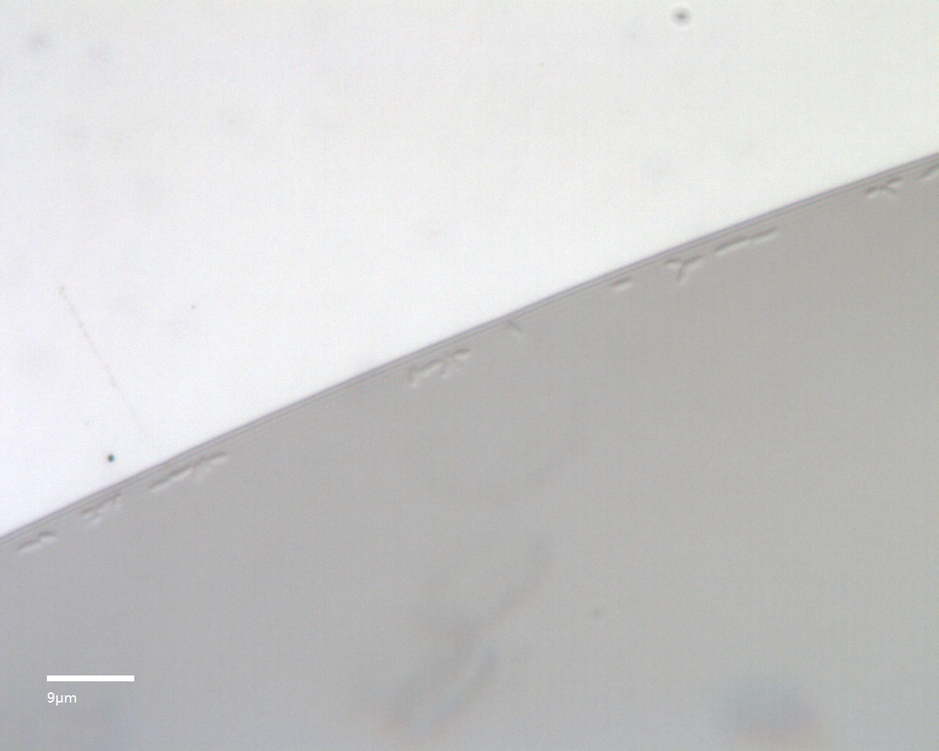
#> input picture morphology_analysis/input/Image_001.tif, 939 x 751 px, shrunk from 1280 x 1024 before the run
$ python box_auto.py -i ../morphology_analysis/input/Image_001.tif
#> lines starting #> are read from the running program, lines starting #| are printed output that depends on the picture; after the words box and inside, x2 and y2 are one past the last pixel; in counts of white or black regions, pixels touching at a corner belong together
import cv2
import numpy as np
import os
import sys
import argparse


def get_cell_boxes(args):
    if not os.path.exists(args.output_dir):
        os.makedirs(args.output_dir)

    img = cv2.imread(args.input)
#> img is the input picture: shape (751, 939, 3); mean B, G, R 204.2, 204.2, 204.4
    if img is None:
        print(f"Error: Could not read file {args.input}")
        return
    gray = cv2.cvtColor(img, cv2.COLOR_BGR2GRAY)
    h_img, w_img = gray.shape

    clahe = cv2.createCLAHE(clipLimit=3.0, tileGridSize=(8, 8))
    enhanced = clahe.apply(gray)
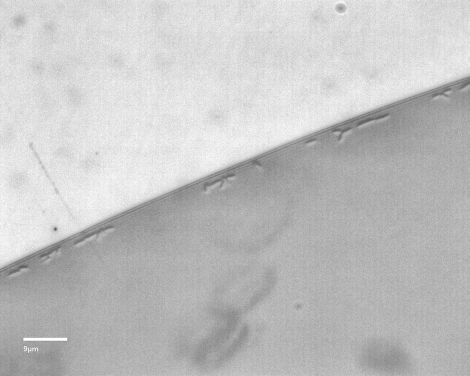
#> enhanced: shape (751, 939) (shown at 1/2 size); min 93, max 255, mean 193.9
    blurred = cv2.GaussianBlur(enhanced, (5, 5), 0)

    denoised = cv2.medianBlur(gray, 5)

    thresh = cv2.adaptiveThreshold(
        denoised, 255, cv2.ADAPTIVE_THRESH_GAUSSIAN_C,
        cv2.THRESH_BINARY_INV, args.block_size, args.c_value
    )
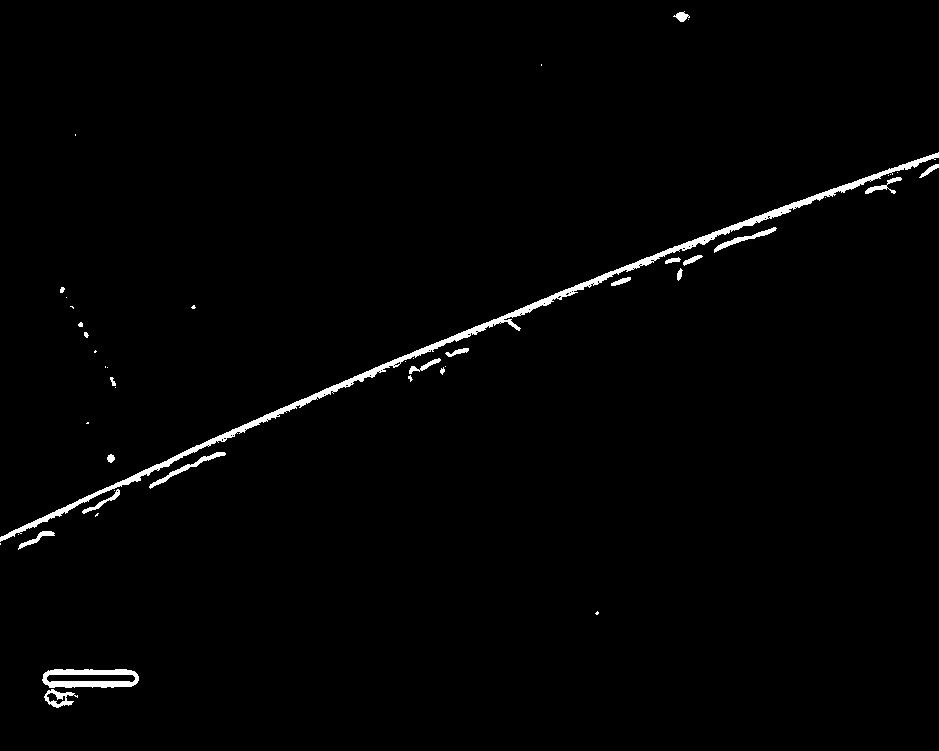
#> thresh: shape (751, 939); 1.3% white; 46 white regions (24 under 20 px), largest, box (x1, y1, x2, y2) and area: (0, 152, 939, 542) 5847, (42, 669, 139, 688) 1106, (149, 452, 226, 489) 354

    kernel = cv2.getStructuringElement(cv2.MORPH_ELLIPSE, (3, 3))
    opening = cv2.morphologyEx(thresh, cv2.MORPH_OPEN, kernel, iterations=1)
#> opening: shape (751, 939); 1.3% white; 30 white regions (7 under 20 px), largest, box (x1, y1, x2, y2) and area: (0, 152, 939, 542) 5566, (42, 669, 139, 688) 1105, (149, 452, 226, 489) 353

    dist_transform = cv2.distanceTransform(opening, cv2.DIST_L2, 5)

    ret, sure_fg = cv2.threshold(
        dist_transform, args.dist_coeff * dist_transform.max(), 255, 0
    )
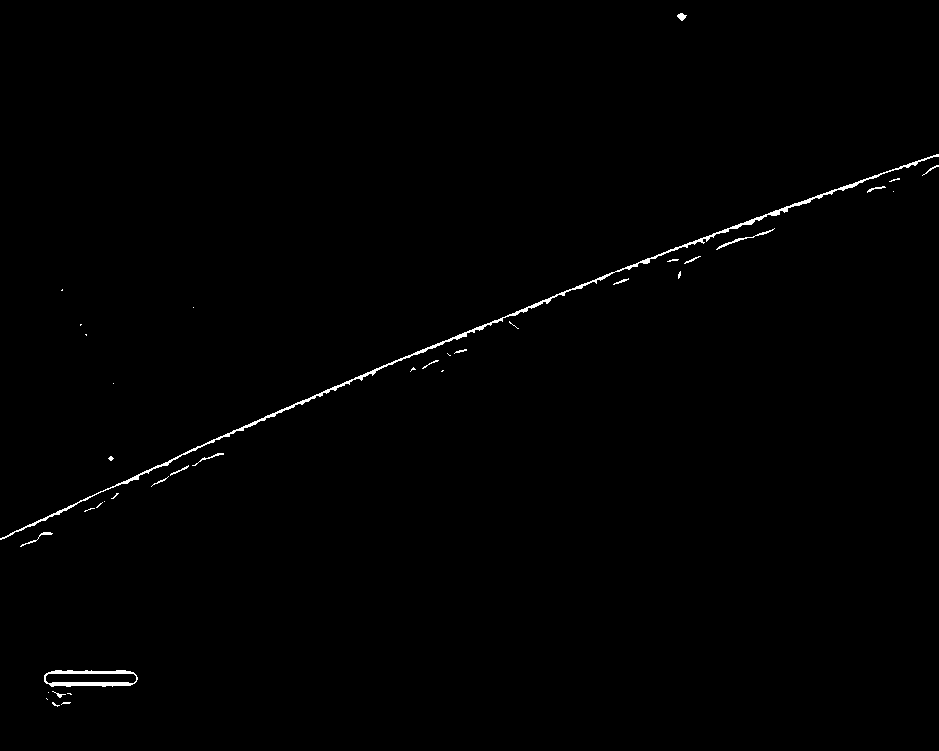
#> sure_fg: shape (751, 939) float32; 0.58% white in thin lines or dots
#> ret = 1.5
    sure_fg = np.uint8(sure_fg)
#> sure_fg: shape (751, 939); 0.58% white in thin lines or dots

    num_labels, labels, stats, centroids = cv2.connectedComponentsWithStats(
        sure_fg, connectivity=8
    )
#> labels: shape (751, 939) int32; 39 distinct labels, from 0 to 38
#> num_labels = 39; stats = 39 rows, first 6: [0, 0, 939, 751, 701079], [677, 13, 10, 8, 48], [0, 154, 939, 386, 2678], [922, 165, 17, 11, 31], [889, 178, 11, 4, 17], [867, 186, 19, 7, 39]; centroids = 39 pairs, first value 37.7 to 930.8, second value 16.19 to 704.1

    final_boxes = []
    vis_img = img.copy()

    scale_bar_x_limit = int(w_img * 0.10)
    scale_bar_y_start = int(h_img * 0.90)

    for i in range(1, num_labels):
        x, y, w, h, area = stats[i]
        cx, cy = centroids[i]

        if area < args.min_area or area > args.max_area:
            continue

        if cx < scale_bar_x_limit and cy > scale_bar_y_start:
            continue

        if args.exclude_y is not None and cy < int(h_img * args.exclude_y):
            continue

        if args.exclude_x is not None and cx < int(w_img * args.exclude_x):
            continue

        roi = gray[y:y+h, x:x+w]
        if roi.size == 0 or np.min(roi) > args.blank_threshold:
            continue

        x_final = max(0, x - args.padding)
        y_final = max(0, y - args.padding)
        w_final = min(w_img - x_final, w + 2 * args.padding)
        h_final = min(h_img - y_final, h + 2 * args.padding)

        final_boxes.append([int(x_final), int(y_final), int(x_final + w_final), int(y_final + h_final)])

        cv2.rectangle(vis_img, (x_final, y_final), (x_final + w_final, y_final + h_final), (0, 255, 0), 2)
#> this loop made 38 passes
#> (x, y, w, h, area, cx, cy, x_final) on passes 1, 3, 5, 7, 8, 11, 23, 25: (677, 13, 10, 8, 48, 681.2, 16.19, 672), (922, 165, 17, 11, 31, 930.8, 168.9, 917), (867, 186, 19, 7, 39, 875.4, 188.3, 862), (716, 228, 59, 22, 120, 742.9, 238.7, 711), (684, 256, 17, 8, 32, 691.6, 259.5, 679), (613, 278, 16, 7, 32, 620.9, 281, 608), (192, 453, 32, 13, 58, 209, 457.4, 187), (170, 465, 19, 11, 39, 179.3, 470.1, 165)
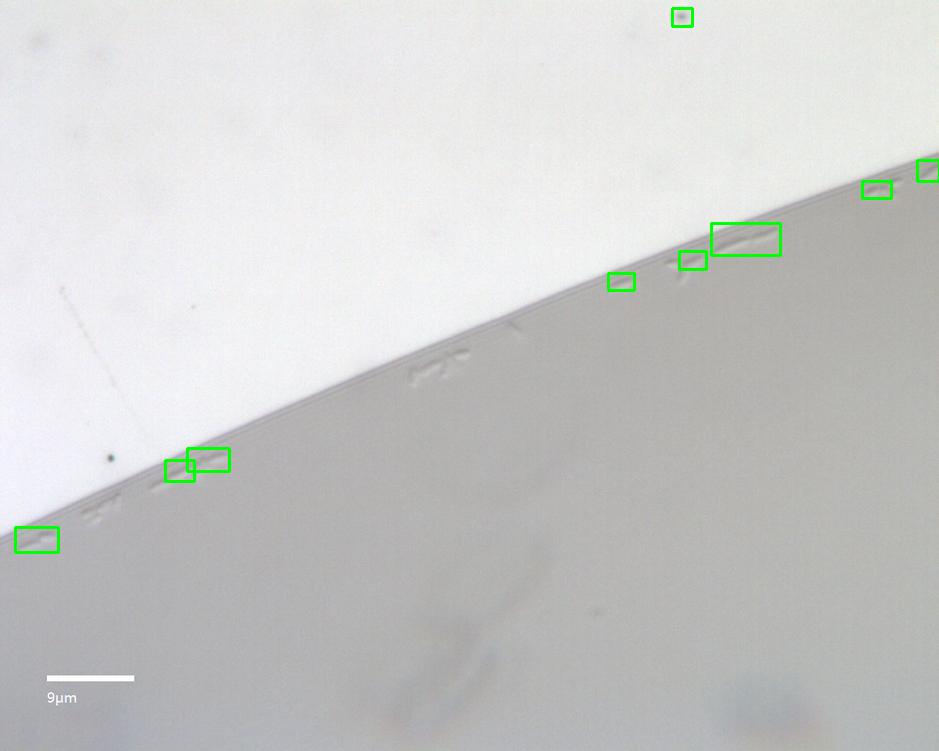
#> vis_img: shape (751, 939, 3); 0.41% of pixels changed, all inside (x1, y1, x2, y2) = (14, 7, 939, 554)
#> after the loop, final_boxes = [[672, 8, 692, 26], [917, 160, 939, 181], [862, 181, 891, 198], [711, 223, 780, 255], [679, 251, 706, 269], [608, 273, 634, 290], [187, 448, 229, 471], [165, 460, 194, 481], [15, 527, 58, 552]]

    base_name = os.path.splitext(os.path.basename(args.input))[0]

    img_output_path = os.path.join(args.output_dir, f"{args.prefix}_{base_name}.jpg")
    cv2.imwrite(img_output_path, vis_img)

    txt_output_path = os.path.join(args.output_dir, f"{args.prefix}_{base_name}.txt")
    with open(txt_output_path, 'w') as f:
        for idx, box in enumerate(final_boxes):
            f.write(f"{idx}\t{box[0]}\t{box[1]}\t{box[2]}\t{box[3]}\n")
#> this loop made 9 passes

    print(f"--- Processing Complete ---")
    print(f"Input: {args.input}")
    print(f"Detected Cells: {len(final_boxes)}")
#| Detected Cells: 9
    print(f"Visual result: {img_output_path}")
    print(f"Coordinates: {txt_output_path}")

    return final_boxes

if __name__ == "__main__":
    parser = argparse.ArgumentParser(description="Cell detection with adaptive thresholding and separation.")

    # IO Parameters
    parser.add_argument("--input", "-i", required=True, help="Path to input image")
    parser.add_argument("--output_dir", "-o", default="output", help="Directory for output files")
    parser.add_argument("--prefix", "-p", default="det", help="Prefix for output filenames")

    # OpenCV Parameters
    parser.add_argument("--block_size", type=int, default=21, help="Block size for adaptive thresholding (must be odd)")
    parser.add_argument("--c_value", type=int, default=4, help="C constant for adaptive thresholding")
    parser.add_argument("--dist_coeff", type=float, default=0.3, help="Coefficient for distance transform threshold")

    # Filtering Parameters
    parser.add_argument("--min_area", type=int, default=30, help="Minimum pixel area for a valid cell")
    parser.add_argument("--max_area", type=int, default=1000, help="Maximum pixel area for a valid cell")
    parser.add_argument("--blank_threshold", type=int, default=200, help="Brightness threshold to identify blank zones")
    parser.add_argument("--padding", type=int, default=5, help="Padding pixels to expand detected boxes")
    parser.add_argument("--exclude_y", type=float, default=None, help="Customized excluded region (y)")
    parser.add_argument("--exclude_x", type=float, default=None, help="Customized excluded region (x)")

    args = parser.parse_args()
    get_cell_boxes(args)

$ run again, on morphology_analysis/input/Image_003.tif
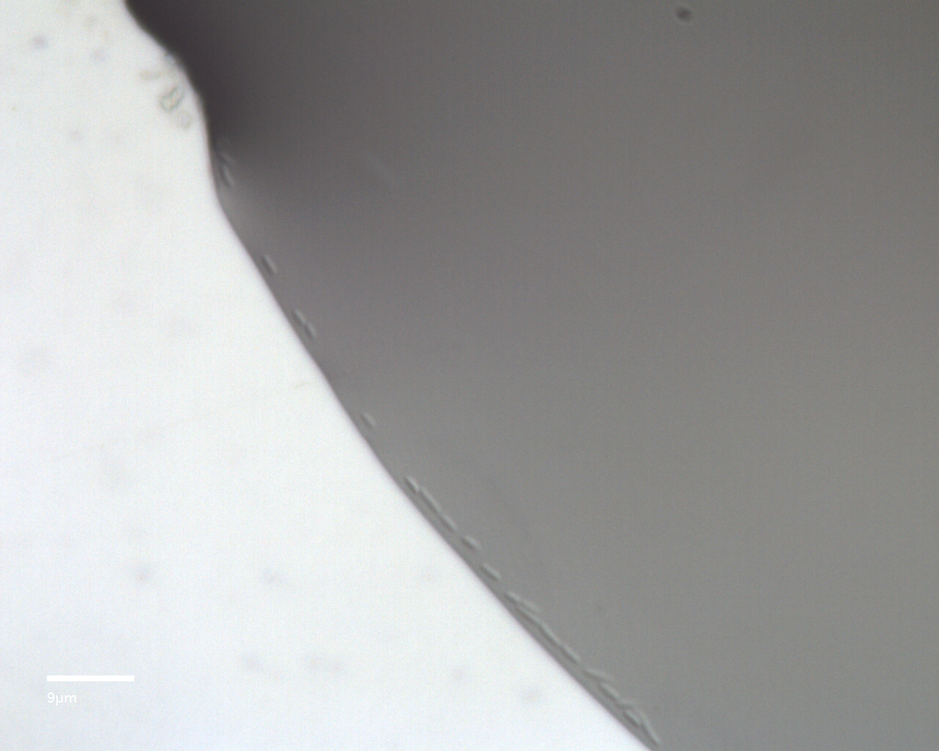
#> input picture morphology_analysis/input/Image_003.tif, 939 x 751 px, shrunk from 1280 x 1024 before the run
#> in get_cell_boxes, img is the input picture: shape (751, 939, 3); mean B, G, R 164.1, 164.3, 163.9
#> in get_cell_boxes, `thresh = cv2.adaptiveThreshold( denoised, 255, cv2.ADAPTIVE_THRESH_GAU..`:
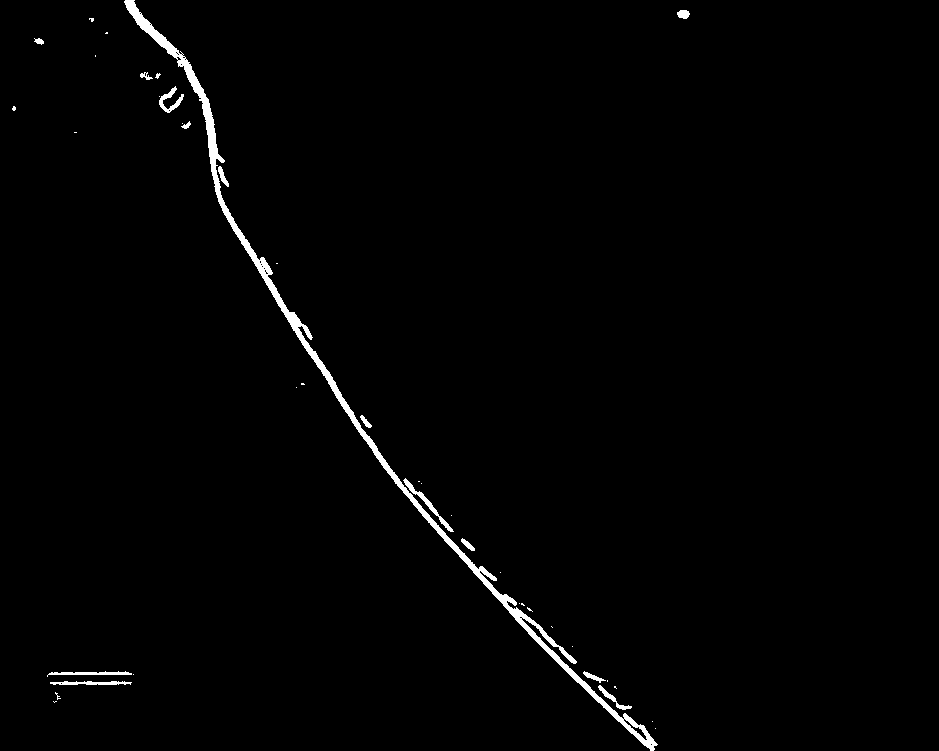
#> thresh: shape (751, 939); 1.2% white; 41 white regions (27 under 20 px), largest, box (x1, y1, x2, y2) and area: (124, 0, 658, 751) 6746, (403, 478, 454, 532) 300, (47, 671, 132, 677) 242
#> opening: shape (751, 939); 1.2% white; 27 white regions (9 under 20 px), largest, box (x1, y1, x2, y2) and area: (124, 0, 658, 751) 6588, (159, 87, 184, 113) 221, (403, 478, 439, 516) 218
#> ret = 1.62
#> labels: shape (751, 939) int32; 36 distinct labels, from 0 to 35
#> num_labels = 36; stats = 36 rows, first 6: [0, 0, 939, 751, 701153], [126, 0, 51, 57, 442], [679, 11, 9, 7, 48], [37, 40, 5, 3, 13], [180, 55, 2, 3, 4], [179, 59, 477, 692, 2882]; centroids = 36 pairs, first value 14 to 683.1, second value 13.81 to 720.4
#> the loop in get_cell_boxes, `for i in range(1, num_labels):` made 35 passes
#> (x, y, w, h, area, cx, cy, x_final) on passes 1, 2, 9, 13, 14, 18, 21, 22: (126, 0, 51, 57, 442, 148.7, 27.08, 121), (679, 11, 9, 7, 48, 683.1, 13.81, 674), (160, 89, 15, 22, 45, 166, 97.69, 155), (219, 168, 9, 17, 34, 222.1, 175.5, 214), (261, 258, 10, 16, 44, 265.5, 265.5, 256), (418, 493, 19, 21, 46, 426.9, 502, 413), (480, 567, 15, 13, 35, 486.4, 572.8, 475), (537, 625, 19, 21, 45, 546.3, 636, 532)
#> after the loop in get_cell_boxes, `for i in range(1, num_labels):`:
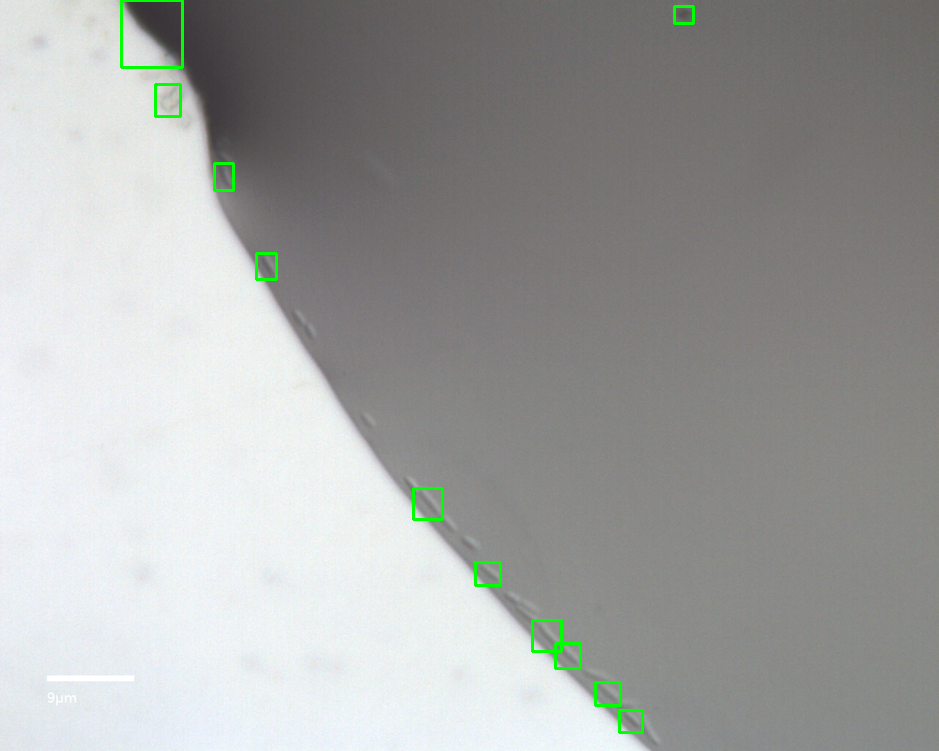
#> vis_img: shape (751, 939, 3); 0.51% of pixels changed, all inside (x1, y1, x2, y2) = (120, 0, 695, 734)
#> after the loop in get_cell_boxes, `for i in range(1, num_labels):`: final_boxes = [[121, 0, 182, 67], [674, 6, 693, 23], [155, 84, 180, 116], [214, 163, 233, 190], [256, 253, 276, 279], [413, 488, 442, 519], [475, 562, 500, 585], [532, 620, 561, 651], [555, 643, 580, 668], [595, 682, 620, 705], [619, 710, 642, 732]]
#> the loop in get_cell_boxes, `for idx, box in enumerate(final_boxes):` made 11 passes
#| Detected Cells: 11
